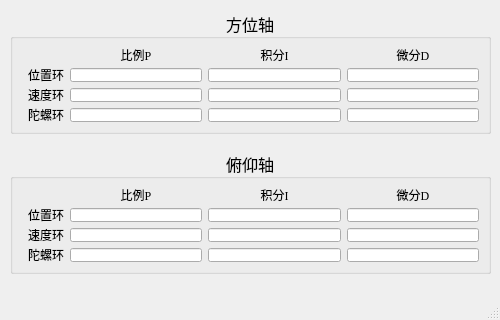
<?xml version="1.0" encoding="UTF-8"?>
<ui version="4.0">
 <class>Fundamental_Window</class>
 <widget class="QMainWindow" name="Fundamental_Window">
  <property name="geometry">
   <rect>
    <x>0</x>
    <y>0</y>
    <width>500</width>
    <height>320</height>
   </rect>
  </property>
  <property name="focusPolicy">
   <enum>Qt::StrongFocus</enum>
  </property>
  <property name="windowTitle">
   <string>基本环路控制</string>
  </property>
  <widget class="QWidget" name="centralwidget">
   <widget class="QGroupBox" name="groupBox">
    <property name="geometry">
     <rect>
      <x>10</x>
      <y>150</y>
      <width>481</width>
      <height>124</height>
     </rect>
    </property>
    <property name="font">
     <font>
      <family>AcadEref</family>
      <pointsize>12</pointsize>
     </font>
    </property>
    <property name="title">
     <string>俯仰轴</string>
    </property>
    <property name="alignment">
     <set>Qt::AlignCenter</set>
    </property>
    <layout class="QFormLayout" name="formLayout">
     <item row="0" column="1">
      <layout class="QGridLayout" name="gridLayout">
       <item row="0" column="1">
        <widget class="QLabel" name="label_7">
         <property name="font">
          <font>
           <family>Times New Roman</family>
           <pointsize>9</pointsize>
          </font>
         </property>
         <property name="text">
          <string>比例P</string>
         </property>
         <property name="alignment">
          <set>Qt::AlignCenter</set>
         </property>
        </widget>
       </item>
       <item row="0" column="2">
        <widget class="QLabel" name="label_8">
         <property name="font">
          <font>
           <family>Times New Roman</family>
           <pointsize>9</pointsize>
          </font>
         </property>
         <property name="text">
          <string>积分I</string>
         </property>
         <property name="alignment">
          <set>Qt::AlignCenter</set>
         </property>
        </widget>
       </item>
       <item row="0" column="3">
        <widget class="QLabel" name="label_9">
         <property name="font">
          <font>
           <family>Times New Roman</family>
           <pointsize>9</pointsize>
          </font>
         </property>
         <property name="text">
          <string>微分D</string>
         </property>
         <property name="alignment">
          <set>Qt::AlignCenter</set>
         </property>
        </widget>
       </item>
       <item row="1" column="0">
        <widget class="QLabel" name="label_10">
         <property name="font">
          <font>
           <family>Times New Roman</family>
           <pointsize>9</pointsize>
          </font>
         </property>
         <property name="text">
          <string>位置环</string>
         </property>
         <property name="alignment">
          <set>Qt::AlignCenter</set>
         </property>
        </widget>
       </item>
       <item row="1" column="1">
        <widget class="QLineEdit" name="lineEdit_10">
         <property name="font">
          <font>
           <family>Times New Roman</family>
           <pointsize>9</pointsize>
          </font>
         </property>
        </widget>
       </item>
       <item row="1" column="2">
        <widget class="QLineEdit" name="lineEdit_11">
         <property name="font">
          <font>
           <family>Times New Roman</family>
           <pointsize>9</pointsize>
          </font>
         </property>
        </widget>
       </item>
       <item row="1" column="3">
        <widget class="QLineEdit" name="lineEdit_12">
         <property name="font">
          <font>
           <family>Times New Roman</family>
           <pointsize>9</pointsize>
          </font>
         </property>
        </widget>
       </item>
       <item row="2" column="0">
        <widget class="QLabel" name="label_11">
         <property name="font">
          <font>
           <family>Times New Roman</family>
           <pointsize>9</pointsize>
          </font>
         </property>
         <property name="text">
          <string>速度环</string>
         </property>
         <property name="alignment">
          <set>Qt::AlignCenter</set>
         </property>
        </widget>
       </item>
       <item row="2" column="1">
        <widget class="QLineEdit" name="lineEdit_13">
         <property name="font">
          <font>
           <family>Times New Roman</family>
           <pointsize>9</pointsize>
          </font>
         </property>
        </widget>
       </item>
       <item row="2" column="2">
        <widget class="QLineEdit" name="lineEdit_14">
         <property name="font">
          <font>
           <family>Times New Roman</family>
           <pointsize>9</pointsize>
          </font>
         </property>
        </widget>
       </item>
       <item row="2" column="3">
        <widget class="QLineEdit" name="lineEdit_15">
         <property name="font">
          <font>
           <family>Times New Roman</family>
           <pointsize>9</pointsize>
          </font>
         </property>
        </widget>
       </item>
       <item row="3" column="0">
        <widget class="QLabel" name="label_12">
         <property name="font">
          <font>
           <family>Times New Roman</family>
           <pointsize>9</pointsize>
          </font>
         </property>
         <property name="text">
          <string>陀螺环</string>
         </property>
         <property name="alignment">
          <set>Qt::AlignCenter</set>
         </property>
        </widget>
       </item>
       <item row="3" column="1">
        <widget class="QLineEdit" name="lineEdit_16">
         <property name="font">
          <font>
           <family>Times New Roman</family>
           <pointsize>9</pointsize>
          </font>
         </property>
        </widget>
       </item>
       <item row="3" column="2">
        <widget class="QLineEdit" name="lineEdit_17">
         <property name="font">
          <font>
           <family>Times New Roman</family>
           <pointsize>9</pointsize>
          </font>
         </property>
        </widget>
       </item>
       <item row="3" column="3">
        <widget class="QLineEdit" name="lineEdit_18">
         <property name="font">
          <font>
           <family>Times New Roman</family>
           <pointsize>9</pointsize>
          </font>
         </property>
        </widget>
       </item>
      </layout>
     </item>
    </layout>
   </widget>
   <widget class="QGroupBox" name="groupBox_2">
    <property name="geometry">
     <rect>
      <x>10</x>
      <y>10</y>
      <width>481</width>
      <height>124</height>
     </rect>
    </property>
    <property name="font">
     <font>
      <family>AcadEref</family>
      <pointsize>12</pointsize>
     </font>
    </property>
    <property name="title">
     <string>方位轴</string>
    </property>
    <property name="alignment">
     <set>Qt::AlignCenter</set>
    </property>
    <layout class="QFormLayout" name="formLayout_2">
     <item row="0" column="1">
      <layout class="QGridLayout" name="gridLayout_2">
       <item row="0" column="1">
        <widget class="QLabel" name="label_13">
         <property name="font">
          <font>
           <family>Times New Roman</family>
           <pointsize>9</pointsize>
          </font>
         </property>
         <property name="text">
          <string>比例P</string>
         </property>
         <property name="alignment">
          <set>Qt::AlignCenter</set>
         </property>
        </widget>
       </item>
       <item row="0" column="2">
        <widget class="QLabel" name="label_14">
         <property name="font">
          <font>
           <family>Times New Roman</family>
           <pointsize>9</pointsize>
          </font>
         </property>
         <property name="text">
          <string>积分I</string>
         </property>
         <property name="alignment">
          <set>Qt::AlignCenter</set>
         </property>
        </widget>
       </item>
       <item row="0" column="3">
        <widget class="QLabel" name="label_15">
         <property name="font">
          <font>
           <family>Times New Roman</family>
           <pointsize>9</pointsize>
          </font>
         </property>
         <property name="text">
          <string>微分D</string>
         </property>
         <property name="alignment">
          <set>Qt::AlignCenter</set>
         </property>
        </widget>
       </item>
       <item row="1" column="0">
        <widget class="QLabel" name="label_16">
         <property name="font">
          <font>
           <family>Times New Roman</family>
           <pointsize>9</pointsize>
          </font>
         </property>
         <property name="text">
          <string>位置环</string>
         </property>
         <property name="alignment">
          <set>Qt::AlignCenter</set>
         </property>
        </widget>
       </item>
       <item row="1" column="1">
        <widget class="QLineEdit" name="lineEdit_19">
         <property name="font">
          <font>
           <family>Times New Roman</family>
           <pointsize>9</pointsize>
          </font>
         </property>
        </widget>
       </item>
       <item row="1" column="2">
        <widget class="QLineEdit" name="lineEdit_20">
         <property name="font">
          <font>
           <family>Times New Roman</family>
           <pointsize>9</pointsize>
          </font>
         </property>
        </widget>
       </item>
       <item row="1" column="3">
        <widget class="QLineEdit" name="lineEdit_21">
         <property name="font">
          <font>
           <family>Times New Roman</family>
           <pointsize>9</pointsize>
          </font>
         </property>
        </widget>
       </item>
       <item row="2" column="0">
        <widget class="QLabel" name="label_17">
         <property name="font">
          <font>
           <family>Times New Roman</family>
           <pointsize>9</pointsize>
          </font>
         </property>
         <property name="text">
          <string>速度环</string>
         </property>
         <property name="alignment">
          <set>Qt::AlignCenter</set>
         </property>
        </widget>
       </item>
       <item row="2" column="1">
        <widget class="QLineEdit" name="lineEdit_22">
         <property name="font">
          <font>
           <family>Times New Roman</family>
           <pointsize>9</pointsize>
          </font>
         </property>
        </widget>
       </item>
       <item row="2" column="2">
        <widget class="QLineEdit" name="lineEdit_23">
         <property name="font">
          <font>
           <family>Times New Roman</family>
           <pointsize>9</pointsize>
          </font>
         </property>
        </widget>
       </item>
       <item row="2" column="3">
        <widget class="QLineEdit" name="lineEdit_24">
         <property name="font">
          <font>
           <family>Times New Roman</family>
           <pointsize>9</pointsize>
          </font>
         </property>
        </widget>
       </item>
       <item row="3" column="0">
        <widget class="QLabel" name="label_18">
         <property name="font">
          <font>
           <family>Times New Roman</family>
           <pointsize>9</pointsize>
          </font>
         </property>
         <property name="text">
          <string>陀螺环</string>
         </property>
         <property name="alignment">
          <set>Qt::AlignCenter</set>
         </property>
        </widget>
       </item>
       <item row="3" column="1">
        <widget class="QLineEdit" name="lineEdit_25">
         <property name="font">
          <font>
           <family>Times New Roman</family>
           <pointsize>9</pointsize>
          </font>
         </property>
        </widget>
       </item>
       <item row="3" column="2">
        <widget class="QLineEdit" name="lineEdit_26">
         <property name="font">
          <font>
           <family>Times New Roman</family>
           <pointsize>9</pointsize>
          </font>
         </property>
        </widget>
       </item>
       <item row="3" column="3">
        <widget class="QLineEdit" name="lineEdit_27">
         <property name="font">
          <font>
           <family>Times New Roman</family>
           <pointsize>9</pointsize>
          </font>
         </property>
        </widget>
       </item>
      </layout>
     </item>
    </layout>
   </widget>
  </widget>
  <widget class="QMenuBar" name="menubar">
   <property name="geometry">
    <rect>
     <x>0</x>
     <y>0</y>
     <width>500</width>
     <height>23</height>
    </rect>
   </property>
  </widget>
  <widget class="QStatusBar" name="statusbar"/>
 </widget>
 <resources/>
 <connections/>
</ui>
